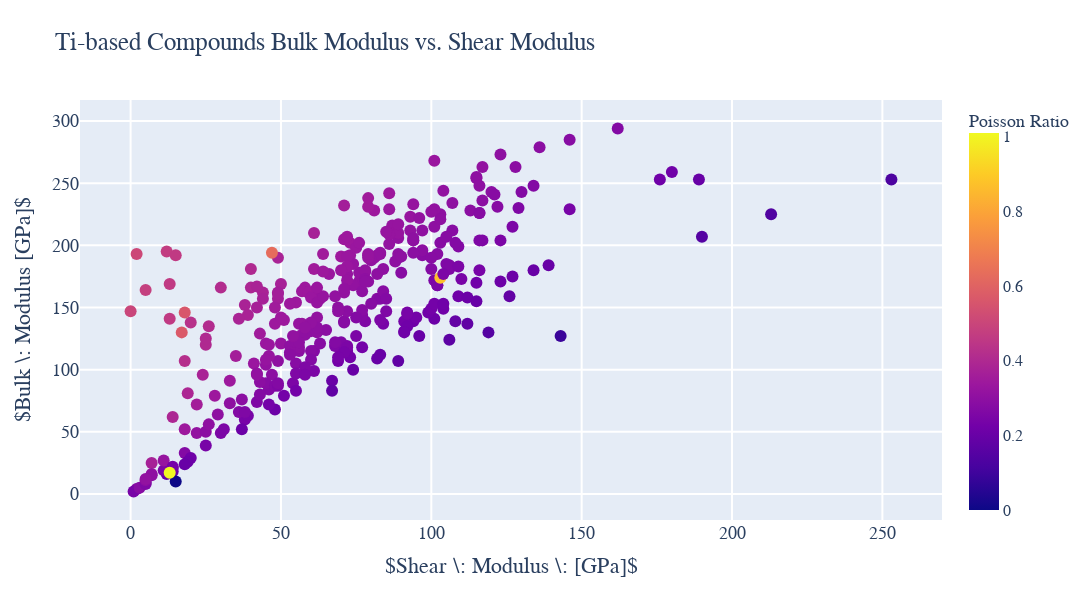

The notebook cell saved with this chart:
### Markdown cell above
### 3.3.2 Plot material properties from dataframe using 3rd property as color key

### Code cell
import plotly
import plotly.graph_objs as go
from plotly.offline import iplot
layout_IPF_shear_modulus = go.Layout(title= "Ti-based Compounds Bulk Modulus vs. Shear Modulus", hovermode= 'closest',
                   font = dict(family='Times New Roman',size=18),
                   xaxis= dict(title= '$Shear \: Modulus \: [GPa]$',zeroline= False, gridwidth= 2),
                   yaxis= dict(title= '$Bulk \: Modulus [GPa]$',zeroline= False, gridwidth= 2),
                   height = 600,
                   width = 1200,
     showlegend= False              
)

#Scatter plot of collected data. Use df_oxide_all dataframe. df_oxide_all.Density will pull density column. Could change Density or IPF to Molar Volume or simply volume if you wanted.
trace_all_shear = go.Scatter(x = abs(df_oxide.G_VRH), y = df_oxide.K_VRH, mode = 'markers', text = df_oxide.Formula,
                            marker=dict(size=12, color=(df_oxide['poisson_ratio']),
                                colorbar = dict(title={ 'text': "Poisson Ratio", 
                                                     'font': {'family':'Georgia', 'size': 18}} , 
                                              tickfont={'family':'Georgia', 'size': 16 })))#, name = 'All Queries'))

                             
data_IPF_shear = [trace_all_shear]
fig_IPF_shear = go.Figure(data_IPF_shear, layout=layout_IPF_shear_modulus)
iplot(fig_IPF_shear)

### Figure 1 — Plotly figure (JSON) as saved in the notebook; plotly's stock layout.template omitted (floating-point values rounded to 4 significant figures; data arrays with more than 128 entries replaced by an {"elided": "..."} marker saying what was removed)
{"data": [{"marker": {"color": {"elided": "337 float values"}, "colorbar": {"tickfont": {"family": "Georgia", "size": 16}, "title": {"font": {"family": "Georgia", "size": 18}, "text": "Poisson Ratio"}}, "size": 12}, "mode": "markers", "text": {"elided": "337 str values"}, "type": "scatter", "x": {"elided": "337 int values"}, "y": {"elided": "337 int values"}}], "layout": {"font": {"family": "Times New Roman", "size": 18}, "height": 600, "hovermode": "closest", "showlegend": false, "title": {"text": "Ti-based Compounds Bulk Modulus vs. Shear Modulus"}, "width": 1200, "xaxis": {"gridwidth": 2, "title": {"text": "$Shear \\: Modulus \\: [GPa]$"}, "zeroline": false}, "yaxis": {"gridwidth": 2, "title": {"text": "$Bulk \\: Modulus [GPa]$"}, "zeroline": false}}}
